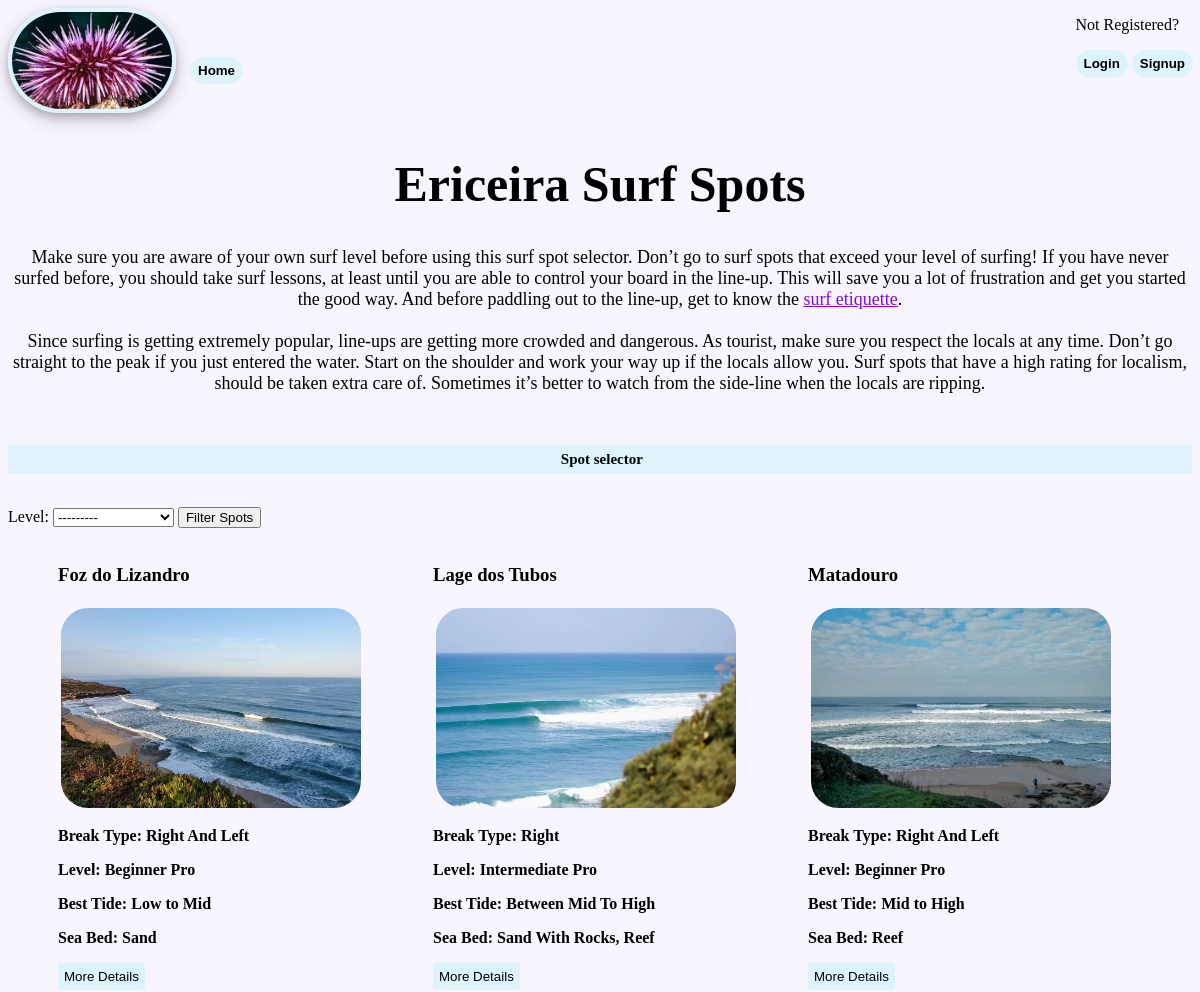
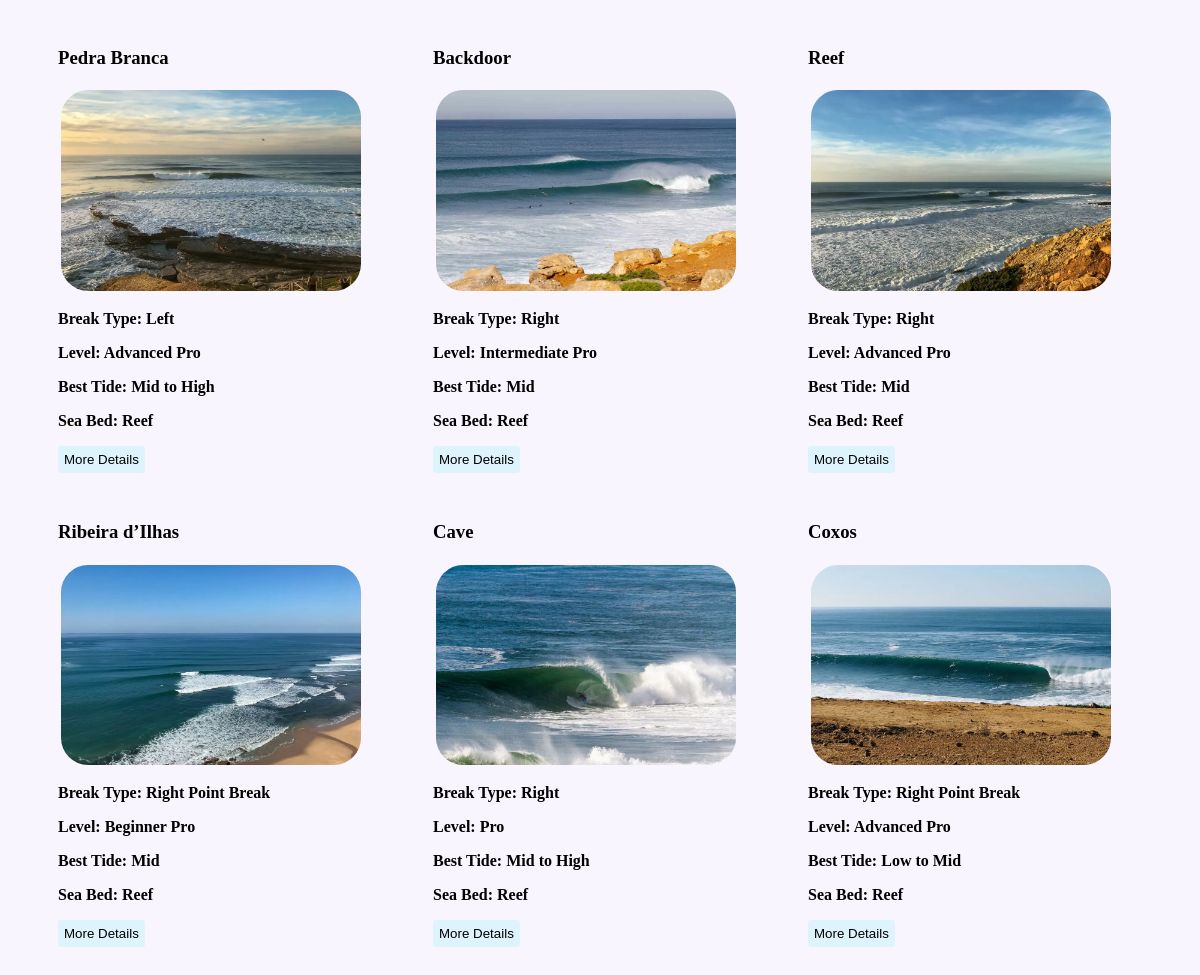
/homepage/spots/, run on the app's committed database (2 pictures, top to bottom).
### spots/models.py (models this page shows, shortened)
class SurfSpots(models.Model):
    title = models.CharField(max_length=100)
    slug = models.SlugField()
    body = models.TextField()
    thumb = models.ImageField(blank=True)
    level = models.CharField(default=None, max_length=100, choices=Levels.choices)
    best_tide = models.CharField(blank=True, max_length=100)
    sea_bed = models.CharField(blank=True, max_length=100)
    break_type = models.CharField(blank=True, max_length=100)
    youtube_id = models.CharField(default="j_U4niuqUhg", max_length=100)

### spots/views.py (the view)
# urls.py: path('',spot_view.home_page, name='home')
def home_page(request):
    spot_filter = SpotFilter(request.GET, queryset=SurfSpots.objects.all())
    context = {
        'form': spot_filter,
        'surf_spots': spot_filter.qs,
    }
    return render(request, 'spots/spot_list.html',context)

### templates/spots/spot_list.html
{% extends 'base_layout.html' %}
{% block content%}
<h1 class="title">Ericeira Surf Spots</h1>
<p class="waver">Make sure you are aware of your own surf level before using this surf spot selector. Don’t go to surf spots that exceed your level of surfing!
    If you have never surfed before, you should take surf lessons, at least until you are able to control your board in the line-up. This will save you a lot of frustration and get you started the good way.
    And before paddling out to the line-up, get to know the <a class="etiquette" href="https://www.ericeirasurfhouse.com/surf-rules/" target="_blank" >surf etiquette</a>.<br><br/>
Since surfing is getting extremely popular, line-ups are getting more crowded and dangerous.
    As tourist, make sure you respect the locals at any time. Don’t go straight to the peak if you just entered the water.
    Start on the shoulder and work your way up if the locals allow you. Surf spots that have a high rating for localism, should be taken extra care of.
    Sometimes it’s better to watch from the side-line when the locals are ripping.
</p><br>
<p class="separate">&#160;Spot selector</p><br>
<form method="get" >
    {{ form.form }}
    <input type="submit" value="Filter Spots">
</form><br>
{% for spot in surf_spots %}
<div class="spot-preview">
    <h3><a class="spot-name"  href="{% url 'spots:detail' slug=spot.slug %}">{{spot.title}}</a></h3>
    <img class="spot-img" src="{{spot.thumb.url}}">
    <div class="bullet">
    <p>Break Type: {{spot.break_type}}</p>
    <p>Level: {{spot.get_level_display}}</p>
    <p>Best Tide: {{spot.best_tide}}</p>
    <p>Sea Bed: {{spot.sea_bed}}</p>
    </div>
    <button class="detail_btn" onclick="window.location.href='{% url 'spots:detail' slug=spot.slug %}'">More Details</button>
</div>
{% endfor %}
{% endblock %}

### templates/base_layout.html (shortened to what this page needs)
{% load static %}
<!DOCTYPE html>
<html lang="en">
<head>
    <link rel="stylesheet" href="{% static 'styles.css' %}">
</head>
<body>
<div class="wrapper">
    <a href="{% url 'spots:spot'%}"><img class="urchin" src="{% static 'urchin2.jfif' %}"></a>
    <a class="home-btn" href="{% url 'spots:spot'%}"><button class="nav-btns">Home</button></a>
    <nav class="user-nav">
        {% if user.is_authenticated%}
        <p>Hello, {{user}}</p>
            <form class="logout-link" action="{% url 'accounts:logout' %}" method="post">
                {% csrf_token %}
                <button class="nav-btns" type="submit">Logout</button>
            </form>
        {% else %}
        <p>Not Registered?</p>
        <a href="{% url 'accounts:login' %}"><button class="nav-btns">Login</button></a></li>
        <a href="{% url 'accounts:signup' %}"><button class="nav-btns">Signup</button></a></li>
        {% endif %}
    </nav>
  {% block content %}
  {% endblock %}
</div>
</body>
</html>

### assets/styles.css (style rules this page uses)
body { background-color: #f9f5ff; }
.urchin { border-size: 3px; border-radius: 80px; border: 4px solid #ddf4fc; width: 160px; box-shadow: 0 4px 8px 0 rgba(0, 0, 0, 0.2), 0 6px 20px 0 rgba(0, 0, 0, 0.19); }
.home-btn { position: relative; top: -38px; left: 10px; }
.nav-btns { border-radius: 80px; border: none; background-color: #ddf4fc; padding-top: 6px; padding-bottom: 6px; padding-left: 8px; padding-right: 8px; font-weight: 550; }
.waver { font-family: Georgia; font-size: 18px; text-align: center; }
.title { font-family: bradley hand,cursive; font-size: 50px; font-weight: 700; text-align: center; }
.spot-preview { display: inline-block; margin-right: 15px; padding-left: 50px; padding-bottom: 30px; }
.spot-img { width: 300px; display: block; border-radius: 30px; padding: 3px; }
.spot-name { text-decoration: none; color: black; }
.bullet { font-weight: bold; }
.detail_btn { border-radius: 3px; border: none; background-color: #ddf4fc; padding-top: 6px; padding-bottom: 6px; }
.separate { background-color: #ddf4fc; text-align: center; padding-top: 6px; padding-bottom: 6px; font-family: bradley hand,cursive; font-weight: bold; font-size: 15px; }
.user-nav { position: absolute; top: 0px; right: 7px; }
.etiquette { color: #830ACD; }

### data on the page
SurfSpots: title "Foz do Lizandro", thumb (picture), break_type "Right And Left", level "Beginner Pro", best_tide "Low to Mid", sea_bed "Sand"
SurfSpots: title "Lage dos Tubos", thumb (picture), break_type "Right", level "Intermediate Pro", best_tide "Between Mid To High", sea_bed "Sand With Rocks, Reef"
SurfSpots: title "Matadouro", thumb (picture), break_type "Right And Left", level "Beginner Pro", best_tide "Mid to High", sea_bed "Reef"
SurfSpots: title "Pedra Branca", thumb (picture), break_type "Left", level "Advanced Pro", best_tide "Mid to High", sea_bed "Reef"
SurfSpots: title "Backdoor", thumb (picture), break_type "Right", level "Intermediate Pro", best_tide "Mid", sea_bed "Reef"
SurfSpots: title "Reef", thumb (picture), break_type "Right", level "Advanced Pro", best_tide "Mid", sea_bed "Reef"
SurfSpots: title "Ribeira d’Ilhas", thumb (picture), break_type "Right Point Break", level "Beginner Pro", best_tide "Mid", sea_bed "Reef"
SurfSpots: title "Cave", thumb (picture), break_type "Right", level "Pro", best_tide "Mid to High", sea_bed "Reef"
SurfSpots: title "Coxos", thumb (picture), break_type "Right Point Break", level "Advanced Pro", best_tide "Low to Mid", sea_bed "Reef"
